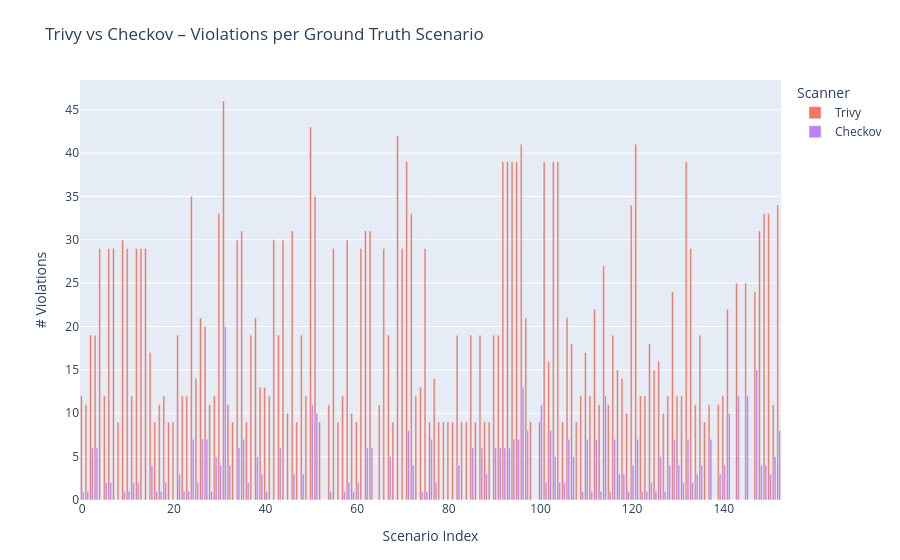

This figure's notebook cell:
### Code cell
# ── Combined scanner comparison ───────────────────────────────────────────────
compare_df = pd.DataFrame({
    'Metric': [
        'FCR (% fully compliant)', 'Mean PPR (%)',
        'Total violations', 'Mean violations / scenario',
        'CRITICAL', 'HIGH', 'MEDIUM', 'LOW',
    ],
    'Trivy': [
        f"{df_result['fully_compliant'].mean()*100:.1f}%",
        f"{df_result['policy_pass_rate'].mean()*100:.1f}%",
        f"{df_result['failed_checks'].sum():,}",
        f"{df_result['failed_checks'].mean():.1f}",
        f"{df_result['severity_critical'].sum():,}",
        f"{df_result['severity_high'].sum():,}",
        f"{df_result['severity_medium'].sum():,}",
        f"{df_result['severity_low'].sum():,}",
    ],
    'Checkov': [
        f"{df_checkov['fully_compliant'].mean()*100:.1f}%",
        f"{df_checkov['policy_pass_rate'].mean()*100:.1f}%",
        f"{df_checkov['failed_checks'].sum():,}",
        f"{df_checkov['failed_checks'].mean():.1f}",
        f"{df_checkov['severity_critical'].sum():,}",
        f"{df_checkov['severity_high'].sum():,}",
        f"{df_checkov['severity_medium'].sum():,}",
        f"{df_checkov['severity_low'].sum():,}",
    ],
})
print(compare_df.to_string(index=False))

# Grouped bar: violations per scenario for both scanners
fig_cmp = go.Figure()
for scanner, df_s, color in [
    ('Trivy',   df_result,  '#EF553B'),
    ('Checkov', df_checkov, '#AB63FA'),
]:
    fig_cmp.add_trace(go.Bar(
        name=scanner,
        x=df_s['row_number'],
        y=df_s['failed_checks'],
        marker_color=color,
        opacity=0.8,
        hovertemplate=f'<b>{scanner}</b><br>Scenario: %{{x}}<br>Violations: %{{y}}<extra></extra>',
    ))

fig_cmp.update_layout(
    title='Trivy vs Checkov – Violations per Ground Truth Scenario',
    xaxis_title='Scenario Index',
    yaxis_title='# Violations',
    barmode='group',
    legend_title='Scanner',
    margin=dict(t=80, b=60),
    height=480,
)
fig_cmp.write_image(str(OUTPUT_DIR / 'fig7_trivy_vs_checkov.png'), scale=2)
fig_cmp.show()

### Figure 1 — Plotly figure (JSON) as saved in the notebook; plotly's stock layout.template omitted (floating-point values rounded to 4 significant figures; data arrays with more than 128 entries replaced by an {"elided": "..."} marker saying what was removed)
{"data": [{"hovertemplate": "<b>Trivy</b><br>Scenario: %{x}<br>Violations: %{y}<extra></extra>", "marker": {"color": "#EF553B"}, "name": "Trivy", "opacity": 0.8, "type": "bar", "x": {"elided": "153 int values"}, "y": {"elided": "153 int values"}}, {"hovertemplate": "<b>Checkov</b><br>Scenario: %{x}<br>Violations: %{y}<extra></extra>", "marker": {"color": "#AB63FA"}, "name": "Checkov", "opacity": 0.8, "type": "bar", "x": {"elided": "153 int values"}, "y": {"elided": "153 int values"}}], "layout": {"autosize": true, "barmode": "group", "legend": {"title": {"text": "Scanner"}}, "margin": {"b": 60, "t": 80}, "title": {"text": "Trivy vs Checkov – Violations per Ground Truth Scenario"}, "xaxis": {"autorange": true, "range": [-0.5, 152.5], "title": {"text": "Scenario Index"}, "type": "linear"}, "yaxis": {"autorange": true, "range": [0, 48.42], "title": {"text": "# Violations"}, "type": "linear"}}}
